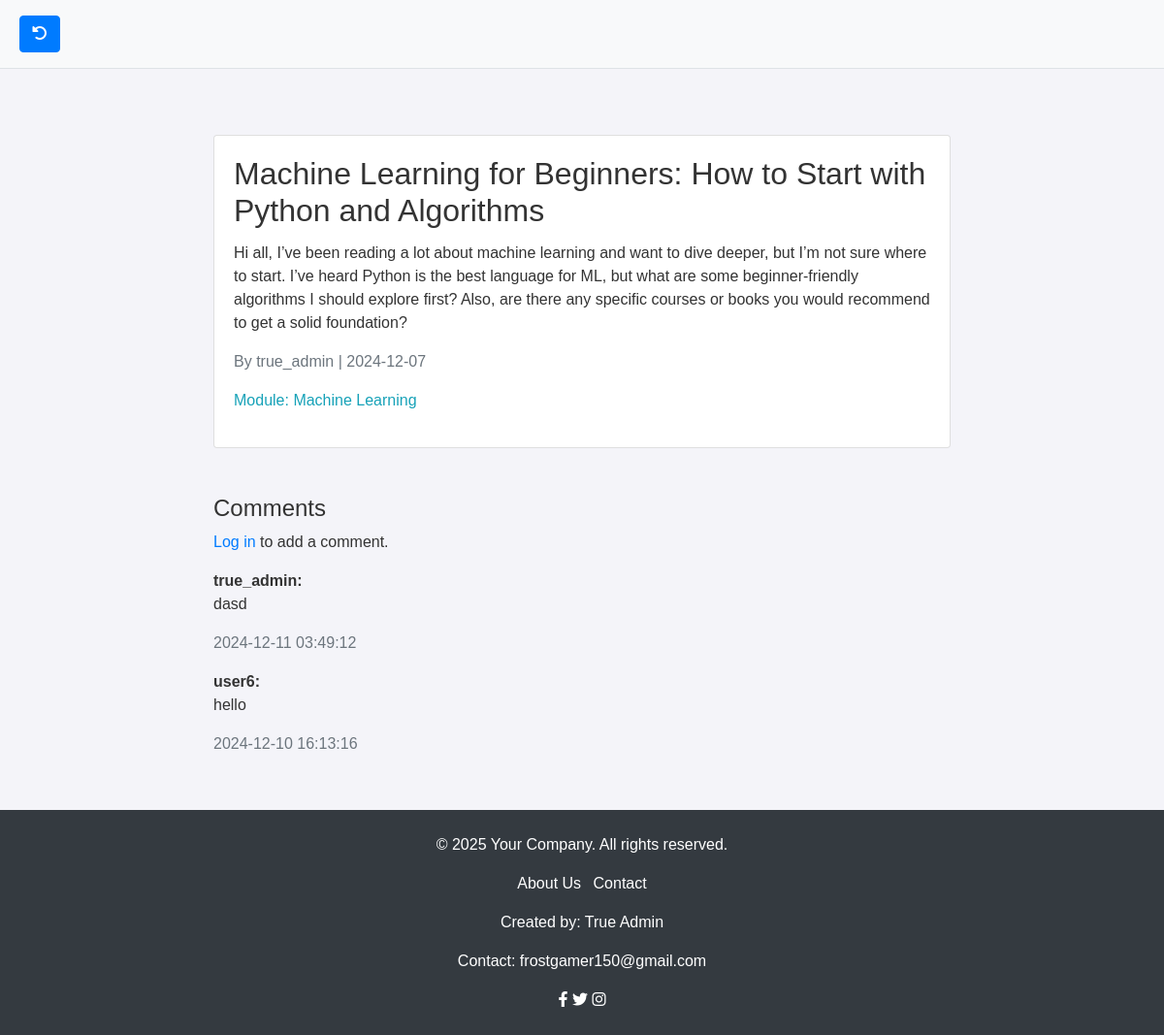
The page /includes/post_detail.php?id=34 on the database its author committed.
### tables this page shows
CREATE TABLE `posts` (
  `id` int(11) NOT NULL,
  `title` varchar(255) NOT NULL,
  `content` text NOT NULL,
  `image_url` longblob DEFAULT NULL,
  `user_id` int(11) DEFAULT NULL,
  `module_id` int(11) DEFAULT NULL,
  `created_at` timestamp NOT NULL DEFAULT current_timestamp(),
  `updated_at` timestamp NOT NULL DEFAULT current_timestamp() ON UPDATE current_timestamp(),
  `upvotes` int(11) DEFAULT 0,
  `downvotes` int(11) DEFAULT 0
);

CREATE TABLE `users` (
  `id` int(11) NOT NULL,
  `username` varchar(50) NOT NULL,
  `email` varchar(100) NOT NULL,
  `password` varchar(255) NOT NULL,
  `admin` tinyint(1) DEFAULT 0
);

CREATE TABLE `modules` (
  `id` int(11) NOT NULL,
  `module_name` varchar(255) NOT NULL,
  `description` text DEFAULT NULL,
  `created_at` timestamp NOT NULL DEFAULT current_timestamp(),
  `updated_at` timestamp NOT NULL DEFAULT current_timestamp() ON UPDATE current_timestamp()
);

CREATE TABLE `comments` (
  `id` int(11) NOT NULL,
  `post_id` int(11) NOT NULL,
  `user_id` int(11) NOT NULL,
  `comment_text` text NOT NULL,
  `created_at` timestamp NOT NULL DEFAULT current_timestamp()
);

### includes/post_detail.php (called while the page is built, shortened)
<?php include '../templates/header.php'; ?>
<?php
include '../includes/db_connection.php';
$post = [];
$comments = [];
$post_id = $_GET['id'] ?? null;
if ($post_id) {
    try {
        $postQuery = 'SELECT posts.id, posts.title, posts.content, posts.image_url, posts.user_id, users.username,
                      DATE(posts.created_at) AS created_at, modules.module_name
                      FROM posts
                      LEFT JOIN users ON posts.user_id = users.id
                      LEFT JOIN modules ON posts.module_id = modules.id
                      WHERE posts.id = :post_id';
        $postStmt = $pdo->prepare($postQuery);
        $postStmt->execute(['post_id' => $post_id]);
        $post = $postStmt->fetch(PDO::FETCH_ASSOC);
        $commentQuery = 'SELECT comments.id, comments.comment_text, comments.created_at, users.username
                         FROM comments
                         LEFT JOIN users ON comments.user_id = users.id
                         WHERE comments.post_id = :post_id
                         ORDER BY comments.created_at DESC';
        $commentStmt = $pdo->prepare($commentQuery);
        $commentStmt->execute(['post_id' => $post_id]);
        $comments = $commentStmt->fetchAll(PDO::FETCH_ASSOC);
    } catch (PDOException $e) {
        echo 'Error: ' . $e->getMessage();
    }
}
include '../templates/post_detail.html.php';
?>
<?php include '../templates/footer.php'; ?>

### templates/post_detail.html.php (the view, shortened to what this page needs)
<!DOCTYPE html>
<html lang="en">
<head>
    <link rel="stylesheet" href="https://maxcdn.bootstrapcdn.com/bootstrap/4.5.2/css/bootstrap.min.css">
    <link rel="stylesheet" href="../templates/home_style.css">
</head>
<body>
<div class="container mt-5">
    <?php if ($post): ?>
        <div class="card mb-4">
            <div class="card-body">
                <h2 class="card-title"><?php echo htmlspecialchars($post['title']); ?></h2>
                <p class="card-text"><?php echo htmlspecialchars($post['content']); ?></p>
                <p class="text-muted">
                    By <?php echo htmlspecialchars($post['username']); ?> | <?php echo htmlspecialchars($post['created_at'] ?? 'Unknown date'); ?>
                </p>
                <?php if (!empty($post['module_name'])): ?>
                    <p class="text-info">Module: <?php echo htmlspecialchars($post['module_name']); ?></p>
                <?php endif; ?>
            </div>
        </div>
        <div class="comments-section mt-5">
            <h4>Comments</h4>
            <?php if (isset($_SESSION['user_id'])): ?>
                <form action="add_comment.php" method="POST" class="mt-3">
                    <input type="hidden" name="post_id" value="<?php echo htmlspecialchars($post['id']); ?>">
                    <div class="form-group">
                        <textarea class="form-control" name="comment_text" rows="3" placeholder="Add a comment..." required></textarea>
                    </div>
                    <div class="form-button d-flex justify-content-end">
                        <button type="submit" class="btn btn-primary mb-2">Post Comment</button>
                    </div>
                </form>
            <?php else: ?>
                <p><a href="login.php">Log in</a> to add a comment.</p>
            <?php endif; ?>
            <div id="commentsList">
                <?php
                include '../includes/get_comments.php';
                if (!empty($comments)):
                    foreach ($comments as $comment): ?>
                        <div class="comment mb-3">
                            <strong><?php echo htmlspecialchars($comment['username']); ?>:</strong>
                            <p><?php echo htmlspecialchars($comment['comment_text']); ?></p>
                            <span class="text-muted"><?php echo $comment['created_at']; ?></span>
                        </div>
                    <?php endforeach;
                else: ?>
                    <p>No comments yet. Be the first to comment!</p>
                <?php endif; ?>
            </div>
        </div>
    <?php else: ?>
        <p class="text-center">Post not found.</p>
    <?php endif; ?>
</div>
</body>
</html>

### templates/header_style.css (style rules this page uses)
* { margin: 0; padding: 0; box-sizing: border-box; }

### templates/home_style.css (style rules this page uses)
body { font-family: Arial, sans-serif; background-color: #f4f4f9; color: #333; margin: 0; padding: 0; }
.container { width: 90%; max-width: 800px; margin: 20px auto; padding: 20px; font-family: Arial, sans-serif; background-color: #f4f4f9; }

### rows shown on the page
posts: title "Machine Learning for Beginners: How to Start with Python and Algorithms", content "Hi all, I’ve been reading a lot about machine learning and want to dive deeper, but I’m not sure where to start. I’ve heard Python is the best language for ML, but what are some beginner-friendly algorithms I should explore first? Also, are there any specific courses or books you would recommend to get a solid foundation?", user.username "true_admin", module.module_name "Machine Learning"
comments: user.username "true_admin", comment_text "dasd", created_at "2024-12-11 03:49:12"
comments: user.username "user6", comment_text "hello", created_at "2024-12-10 16:13:16"

### other values the page prints
$post['created_at'] "2024-12-07"
